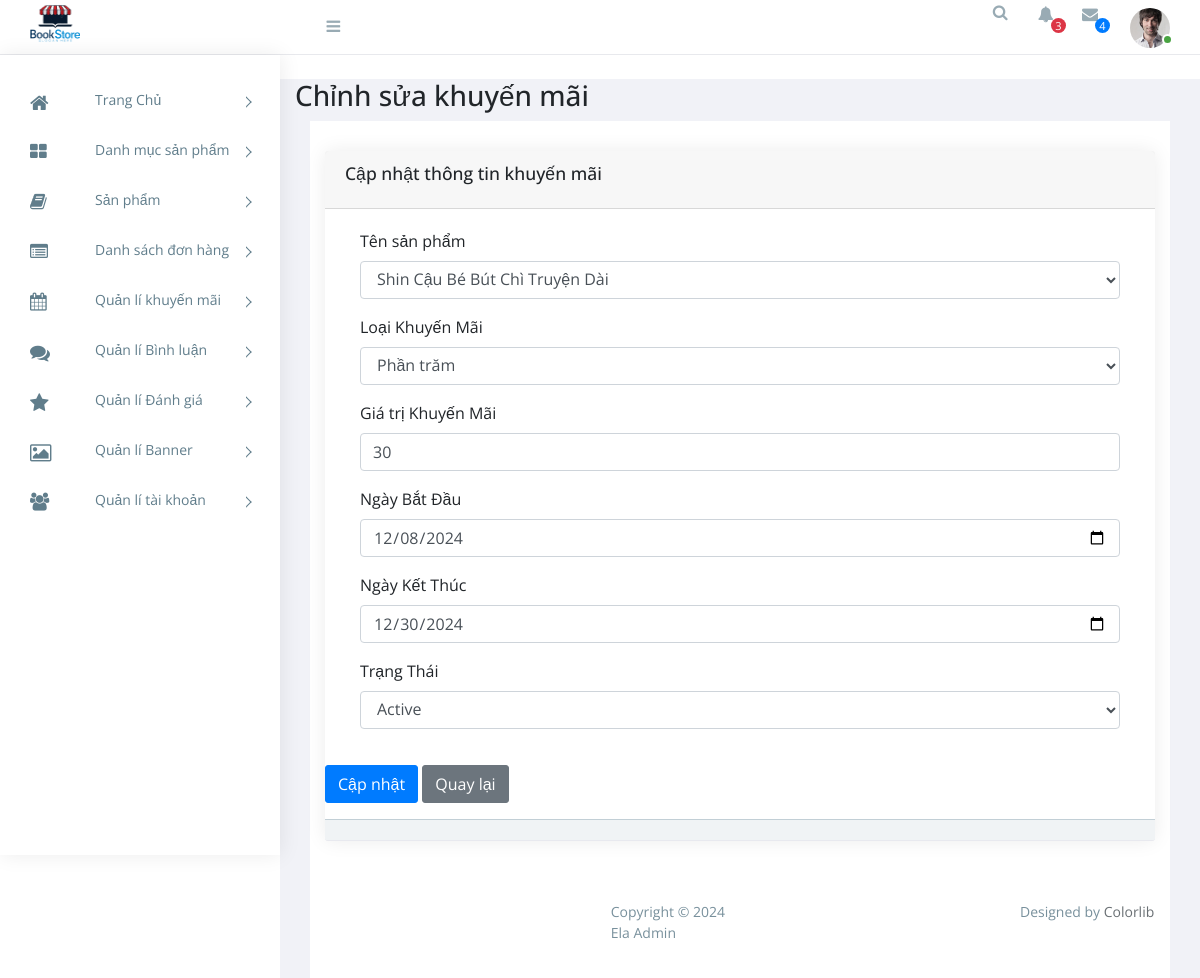
The page /admin/index.php?act=form-edit-khuyen-mai&id=28 (signed in) on the database its author committed.
### tables this page shows
CREATE TABLE `comic_sales` (
  `id` int NOT NULL,
  `comic_id` int NOT NULL,
  `sale_type` enum('percent','fixed') NOT NULL,
  `sale_value` decimal(10,2) NOT NULL,
  `start_date` datetime NOT NULL,
  `end_date` datetime NOT NULL,
  `status` enum('active','inactive','pending') DEFAULT 'pending',
  `created_at` timestamp NULL DEFAULT CURRENT_TIMESTAMP,
  `updated_at` timestamp NULL DEFAULT CURRENT_TIMESTAMP ON UPDATE CURRENT_TIMESTAMP
);

CREATE TABLE `comics` (
  `id` int NOT NULL,
  `title` varchar(255) NOT NULL,
  `author_id` int DEFAULT NULL,
  `category_id` int DEFAULT NULL,
  `description` text,
  `publication_date` date DEFAULT NULL,
  `price` decimal(10,2) DEFAULT NULL,
  `original_price` decimal(10,2) NOT NULL DEFAULT '0.00',
  `stock_quantity` int DEFAULT NULL,
  `image` varchar(255) DEFAULT NULL,
  `created_at` timestamp NULL DEFAULT CURRENT_TIMESTAMP,
  `updated_at` timestamp NULL DEFAULT CURRENT_TIMESTAMP ON UPDATE CURRENT_TIMESTAMP
);

### admin/models/KhuyenMai.php (called while the page is built, shortened)
<?php
class KhuyenMaiModel {
    public $conn;
    public function __construct()
    {
        $this->conn = connectDB();
    }
    public function getAllIdSp()
    {
        try {
            $sql = "SELECT comics.title ,comics.id FROM comics ";
            $stmt = $this->conn->prepare($sql);
            $stmt->execute();
            return $stmt->fetchAll();
        } catch (Exception $e) {
            echo "lỗi" . $e->getMessage();
        }
    }
    public function getKhuyenMaiById($id){
        try {
            $sql = "SELECT
                comic_sales.*,
                comics.title,
                CASE
                    WHEN NOW() < STR_TO_DATE(comic_sales.start_date, '%Y-%m-%d %H:%i:%s') THEN 'pending'
                    WHEN NOW() >= STR_TO_DATE(comic_sales.start_date, '%Y-%m-%d %H:%i:%s') AND NOW() <= STR_TO_DATE(comic_sales.end_date, '%Y-%m-%d %H:%i:%s') THEN 'active'
                    WHEN NOW() > STR_TO_DATE(comic_sales.end_date, '%Y-%m-%d %H:%i:%s') THEN 'expired'
                    ELSE comic_sales.status
                END as current_status
            FROM comic_sales
            JOIN comics on comics.id = comic_sales.comic_id
            WHERE comic_sales.id = :id";
            $stmt = $this->conn->prepare($sql);
            $stmt->execute([
                ':id' => $id
            ]);
            return $stmt->fetch();
        } catch (Exception $e) {
            echo "lỗi" . $e->getMessage();
        }
    }
}
?>

### admin/controllers/KhuyenMaiController.php (called while the page is built, shortened)
<?php
class KhuyenMaiController
{
    public $modelKhuyenMai;
    public function __construct()
    {
        $this->modelKhuyenMai = new KhuyenMaiModel();
    }
    public function formEditKhuyenMai()
    {
        $khuyenmai = $this->modelKhuyenMai->getKhuyenMaiById($_GET['id']);
        $comics = $this->modelKhuyenMai->getAllIdSp();
        require_once './views/khuyenmai/editkhuyenmai.php';
    }
}

### commons/core.php (called while the page is built, shortened)
<?php
function connectDB() {
    $host = DB_HOST;
    $port = DB_PORT;
    $dbname = DB_NAME;
    try {
        $conn = new PDO("mysql:host=$host;port=$port;dbname=$dbname", DB_USERNAME, DB_PASSWORD);
        $conn->setAttribute(PDO::ATTR_ERRMODE, PDO::ERRMODE_EXCEPTION);
        $conn->setAttribute(PDO::ATTR_DEFAULT_FETCH_MODE, PDO::FETCH_ASSOC);
        return $conn;
    } catch (PDOException $e) {
        echo ("Connection failed: " . $e->getMessage());
    }
}
?>

### admin/views/khuyenmai/editkhuyenmai.php (the view, shortened to what this page needs)
<div class="content-wrapper">
  <section class="content-header">
    <div class="container-fluid">
      <div class="row mb-2">
        <div class="col">
          <h3>Chỉnh sửa khuyến mãi</h3>
        </div>
      </div>
    </div>
  </section>
  <section class="content">
    <div class="container-fluid">
      <div class="row">
        <div class="col-12">
          <div class="card card-primary">
            <div class="card-header">
              <h4 class="card-title">Cập nhật thông tin khuyến mãi</h4>
            </div>
            <form action="?act=post-edit-khuyen-mai" method="post" enctype="multipart/form-data">
              <div class="card-body">
                <div class="form-group col-12">
                  <label for="">Tên sản phẩm</label>
                  <select name="comic_id" class="form-control">
                    <?php foreach ($comics as $comic): ?>
                      <option value="<?= $comic['id'] ?>" <?= $comic['id'] == $khuyenmai['comic_id'] ? 'selected' : '' ?>>
                        <?= $comic['title'] ?>
                      </option>
                    <?php endforeach; ?>
                  </select>
                </div>
                <div class="form-group col-12">
                  <label for="">Loại Khuyến Mãi</label>
                  <select class="form-control" name="sale_type">
                    <option value="percent" <?= $khuyenmai['sale_type'] == 'percent' ? 'selected' : '' ?>>Phần trăm</option>
                  </select>
                </div>
                <div class="form-group col-12">
                  <label for="">Giá trị Khuyến Mãi</label>
                  <input type="number" class="form-control" name="sale_value"
                         value="<?= intval($khuyenmai['sale_value']) ?>"
                         placeholder="Nhập giá trị giảm giá">
                </div>
                <div class="form-group col-12">
                  <label for="start_date">Ngày Bắt Đầu</label>
                  <input type="date" class="form-control" id="start_date" name="start_date"
                         value="<?= date('Y-m-d', strtotime($khuyenmai['start_date'])) ?>">
                </div>
                <div class="form-group col-12">
                  <label for="end_date">Ngày Kết Thúc</label>
                  <input type="date" class="form-control" id="end_date" name="end_date"
                         value="<?= date('Y-m-d', strtotime($khuyenmai['end_date'])) ?>">
                </div>
                <div class="form-group col-12">
                  <label for="">Trạng Thái</label>
                  <select class="form-control" name="status">
                    <option value="active" <?= ($khuyenmai['status']) === 'active' ? 'selected' : '' ?>>Active</option>
                  </select>
                </div>
              </div>
              <button type="submit" class="btn btn-primary">Cập nhật</button>
              <a href="?act=khuyen-mai" class="btn btn-secondary">Quay lại</a>
            </form>
            <div class="card-footer">
            </div>
          </div>
        </div>
      </div>
    </div>
  </section>
</div>

### admin/assets/css/style.css (style rules this page uses)
body { display: table; font-family: "Open Sans", sans-serif; font-size: 16px; width: 100%; }
a, button { text-decoration: none; outline: none !important; color: #878787; -webkit-transition: all 0.25s ease; transition: all 0.25s ease; }
h1, h2, h3, h4, h5, h6 { margin: 0; }
.btn, button, input, textarea { -webkit-box-shadow: none; box-shadow: none; outline: 0 !important; }
.btn { border-radius: 3px; }
.content { float: left; padding: 1.875em; width: 100%; }
.card { margin-bottom: 1.875em; border-radius: 5px; padding: 0; border: 0px solid transparent; -webkit-box-shadow: 0 0 20px rgba(0, 0, 0, 0.08); box-shadow: 0 0 20px rgba(0, 0, 0, 0.08); }
.card .card-top, .card .card-footer { background: #fafafa; border-bottom: 1px solid #e8e9ef; float: left; padding: .75em 1.125em; width: 100%; }
.card .card-body { float: left; padding: 1.25em; position: relative; width: 100%; }
.card h4 { font-size: 1.1rem; }
.card .card-footer { padding: 0.65rem 1.25rem; background-color: #f0f3f5; border-top: 1px solid #c2cfd6; }
.btn, .button { display: inline-block; font-weight: 400; text-align: center; white-space: nowrap; vertical-align: middle; -webkit-transition: all .15s ease-in-out; transition: all .15s ease-in-out; border-radius: 3; cursor: pointer; }
@media (max-width: 1368px) { .card-body { padding: 15px; } }

### rows shown on the page
comic_sales: comic_id "Shin Cậu Bé Bút Chì Truyện Dài", sale_type "Phần trăm", sale_value "30", start_date "12/08/2024", end_date "12/30/2024", status "Active"
